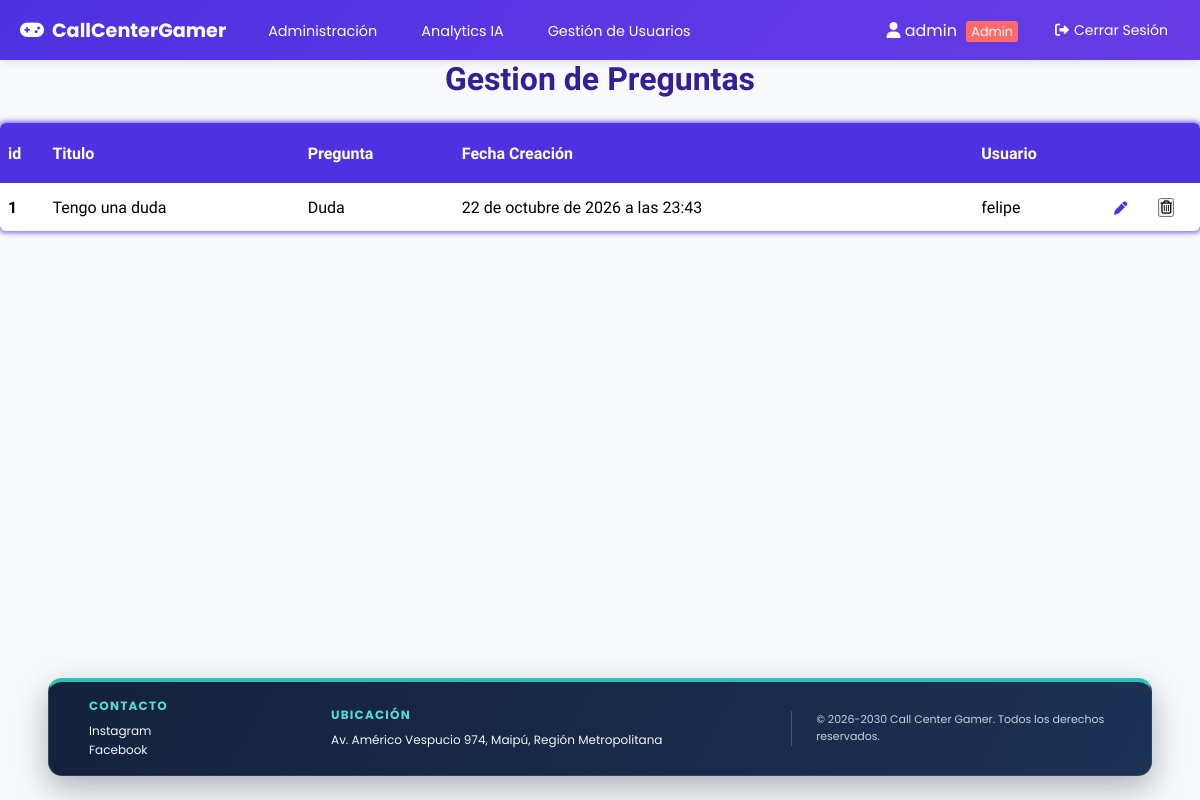
The app's page /Administracion/ (signed in), older data.
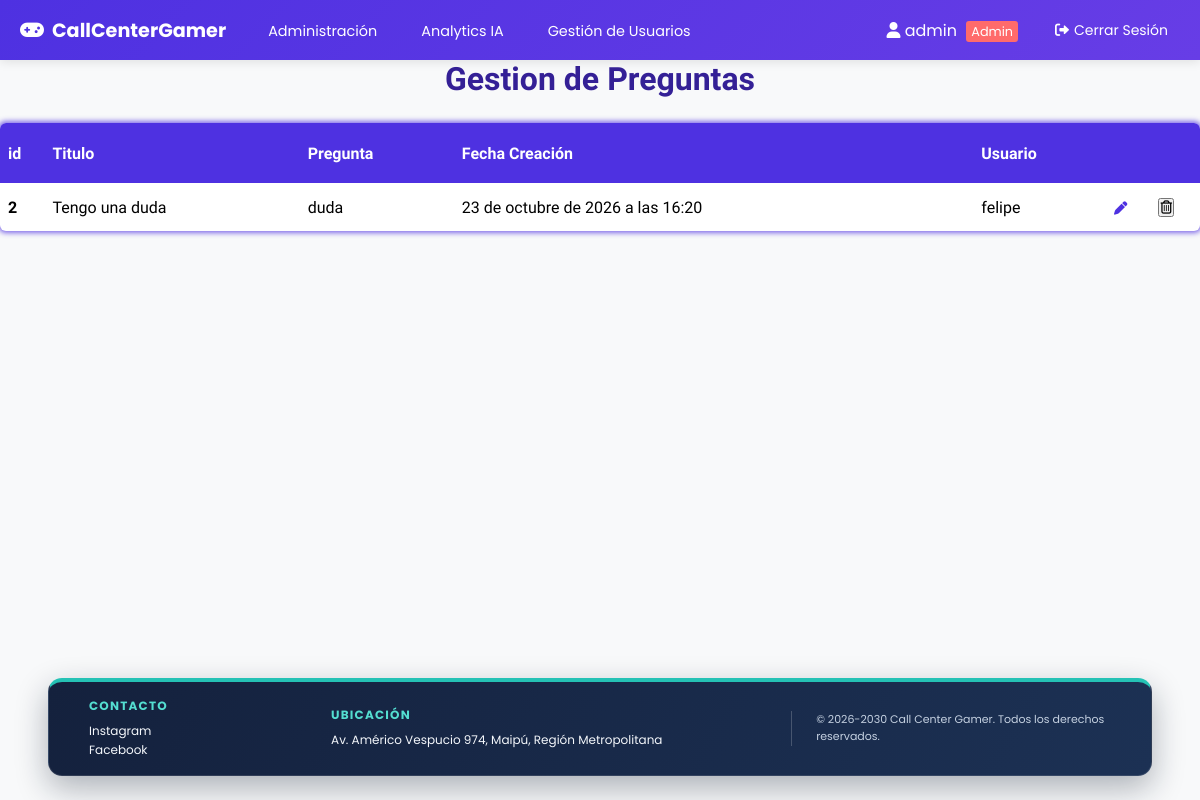
The same page, newer data.
### online/models.py (models this page shows, shortened)
class Usuario(AbstractBaseUser):
    nombre = models.CharField(
        verbose_name="Nombre", max_length=30, blank=True, null=True
    )
    apellido = models.CharField(
        verbose_name="Apellido", max_length=30, blank=True, null=True
    )
    rut = models.CharField(
        verbose_name="RUT", max_length=12, unique=True, blank=True, null=True
    )
    correo = models.EmailField(
        verbose_name="Correo electrónico",
        max_length=70,
        unique=True,
    )
    usuario = models.CharField(
        verbose_name="Usuario",
        max_length=50,
        unique=True,
    )
    fecha_nacimiento = models.DateField(
        verbose_name="Fecha de nacimiento", null=True, blank=True
    )
    activo = models.BooleanField(default=True)
    admin = models.BooleanField(default=False)
    tecnico = models.BooleanField(default=False)
    USERNAME_FIELD = "usuario"
    REQUIRED_FIELDS = ["correo"]
    objects = UserManager()
    @property
    def is_active(self):
        return self.activo
    def __str__(self):
        return self.usuario

class Preguntas(models.Model):
    ESTADO_CHOICES = [
        ('pendiente', 'Pendiente'),
        ('en_proceso', 'En Proceso'),
        ('resuelto', 'Resuelto'),
        ('cerrado', 'Cerrado'),
    ]
    PRIORIDAD_CHOICES = [
        ('baja', 'Baja'),
        ('media', 'Media'),
        ('alta', 'Alta'),
        ('urgente', 'Urgente'),
    ]
    idPregunta = models.AutoField(primary_key=True)
    Titulo = models.CharField(max_length=60)
    Pregunta = models.TextField()
    Fecha_creacion = models.DateTimeField()
    Usuario = models.ForeignKey(Usuario, on_delete=models.CASCADE)
    categoria = models.CharField(max_length=50, default='otros', blank=True, null=True)
    estado = models.CharField(max_length=20, choices=ESTADO_CHOICES, default='pendiente')
    prioridad = models.CharField(max_length=20, choices=PRIORIDAD_CHOICES, default='media')

### administracion/views.py (the view)
# urls.py: path("Administracion/", IndexAdmin, name="administracion"),
@login_required
def IndexAdmin(request: HttpRequest) -> HttpResponse:
    usuario: object = request.user
    assert isinstance(usuario, Usuario)
    es_admin: int = usuario.admin
    es_tecnico: int = usuario.tecnico
    if not es_admin and not es_tecnico:
        usuario_id: Any | None = usuario.pk
        return redirect(f"/Inicio/{usuario_id}")
    preguntas_ordenadas: QuerySet[Preguntas] = Preguntas.objects.all().order_by(
        "-Fecha_creacion"
    )
    tendencias_ia = []
    estadisticas_ia = {}
    alertas_ia = []
    return render(
        request       = request,
        template_name = "indexAdmin.html",
        context       = {
            "preguntas": preguntas_ordenadas,
            "tendencias_ia": tendencias_ia,
            "estadisticas_ia": estadisticas_ia,
            "alertas_ia": alertas_ia,
        },
    )

### administracion/templates/indexAdmin.html (shortened to what this page needs)
{% extends "componentes/header.html" %}
{% load static %}
    {% block links%}
    <link rel="stylesheet" href="{% static 'gestion.css' %}">
    {% endblock %}
    {% block content %}
    <h1 id="Titulo">Gestion de Preguntas</h1>
    <div class="Container">
        <table class="table">
            <thead>
                <tr>
                    <th scope="col">id</th>
                    <th scope="col">Titulo</th>
                    <th scope="col">Pregunta</th>
                    <th scope="col">Fecha Creación</th>
                    <th scope="col">Usuario</th>
                    <th scope="col"></th>
                    <th></th>
                </tr>
            </thead>
            <tbody>
                {% for item in preguntas %}
                <tr>
                    <th scope="row">{{ item.idPregunta }}</th>
                    <td>
                        {{ item.Titulo }}
                    </td>
                    <td>{{ item.Pregunta }}</td>
                    <td>{{ item.Fecha_creacion }}</td>
                    <td>{{ item.Usuario }}</td>
                    <td>
                        <button id="btnModif" type="submit" form="user-change-{{ Usuario.id }}"><i
                                class="fa-solid fa-pen"></i></button>
                    </td>
                    <td>
                        <form method="post" action="{% url 'borrar_pregunta' item.idPregunta %}"
                            onsubmit="return confirm('¿Estas seguro de borrar esta Pregunta?')">
                            <button type="submit"><i class="fa-regular fa-trash-can"></i></button>
                        </form>
                    </td>
                </tr>
                {% empty %}
                <tr>
                    <td colspan="10" class="users-empty">No hay preguntas para mostrar.</td>
                </tr>
                {% endfor %}
            </tbody>
        </table>
    </div>
    {% endblock %}

### online/templates/componentes/header.html (shortened to what this page needs)
{% load static %}
<!DOCTYPE html>
<html lang="es">
<head>
    <link rel="stylesheet" href="https://cdnjs.cloudflare.com/ajax/libs/font-awesome/6.0.0/css/all.min.css">
    <link rel="stylesheet" href="{% static 'estiloHeader.css' %}?v=20261011-footer">
    {% block links %}{% endblock %}
</head>
<body>
    <nav class="MainNav">
        <div id="NavbarIzq">
            <a href="{% if user.is_authenticated %}{% if user.admin or user.tecnico %}/Administracion/{% else %}/Inicio/{{ user.id }}/{% endif %}{% else %}/{% endif %}" id="logo">
                <i class="fas fa-gamepad"></i> CallCenterGamer
            </a>
            <ul>
                {% if user.is_authenticated %}
                    {% if user.admin or user.tecnico %}
                        <li><a href="/Administracion/">Administración</a></li>
                        {% if user.admin %}<li><a href="{% url 'analytics_ia' %}">Analytics IA</a></li>{% endif %}
                        {% if user.admin %}<li><a href="/GestionUsuarios/">Gestión de Usuarios</a></li>{% endif %}
                    {% else %}
                        <li><a href="/Inicio/{{ user.id }}/">Inicio</a></li>
                    {% endif %}
                {% else %}
                    <li><a href="/">Inicio</a></li>
                {% endif %}
            </ul>
        </div>
        <div id="NavbarDer">
            <ul>
                {% if user.is_authenticated %}
                    <li>
                        <span style="color: white; margin-right: 15px;">
                            <i class="fas fa-user"></i> {{ user.usuario }}
                            {% if user.admin %}
                                <span style="background: #ff6b6b; padding: 2px 5px; border-radius: 3px; font-size: 0.8em; margin-left: 5px;">Admin</span>
                            {% elif user.tecnico %}
                                <span style="background: #4ecdc4; padding: 2px 5px; border-radius: 3px; font-size: 0.8em; margin-left: 5px;">Técnico</span>
                            {% endif %}
                        </span>
                    </li>
                    <li>
                        <form method="post" action="{% url 'Logout' %}" class="logout-form">
                            <button type="submit" class="logout-btn">
                                <i class="fas fa-sign-out-alt"></i> Cerrar Sesión
                            </button>
                        </form>
                    </li>
                {% else %}
                    <li><a href="/Login/"><i class="fas fa-sign-in-alt"></i> Ingresar</a></li>
                    <li><a href="/Register/"><i class="fas fa-user-plus"></i> Registrarse</a></li>
                {% endif %}
            </ul>
        </div>
    </nav>
    <main>
        {% block content %}
        {% endblock %}
    </main>
    <footer class="site-footer">
        <div class="footer-content">
            <section class="footer-section">
                <h2>Contacto</h2>
                <p>Instagram</p>
                <p>Facebook</p>
            </section>
            <section class="footer-section">
                <h2>Ubicación</h2>
                <p>Av. Américo Vespucio 974, Maipú, Región Metropolitana</p>
            </section>
            <p class="footer-copyright">© 2026-2030 Call Center Gamer. Todos los derechos reservados.</p>
        </div>
    </footer>
</body>
</html>

### online/static/estiloHeader.css (style rules this page uses)
* { margin: 0; padding: 0; box-sizing: border-box; }
body { min-height: 100vh; background-color: #f8f9fa; display: flex; flex-direction: column; padding-bottom: 132px; }
main { display: flow-root; flex: 1 0 auto; width: 100%; }
.MainNav { height: 60px; width: 100%; background: linear-gradient(135deg, #4E31E1 0%, #673de6 100%); display: flex; justify-content: space-between; align-items: center; color: white; font-family: 'Poppins', sans-serif; padding: 0 20px; box-shadow: 0 2px 10px rgba(0,0,0,0.1); position: sticky; top: 0; z-index: 1000; }
#logo { margin-right: 30px; text-decoration: none; color: white; font-weight: 700; font-size: 1.2em; display: flex; align-items: center; gap: 8px; }
#NavbarIzq { display: flex; align-items: center; }
#NavbarIzq ul { display: flex; list-style: none; gap: 20px; }
#NavbarIzq ul li a { color: white; text-decoration: none; padding: 8px 12px; border-radius: 4px; transition: all 0.3s ease; font-size: 0.9em; }
#NavbarDer { display: flex; align-items: center; }
#NavbarDer ul { display: flex; list-style: none; gap: 15px; align-items: center; }
.site-footer { position: fixed; z-index: 1001; left: 50%; bottom: 24px; transform: translateX(-50%); width: min(92%, 1320px); padding: 16px clamp(22px, 4vw, 40px); color: #f4f7fb; background: linear-gradient(120deg, #14213d 0%, #1c3154 100%); border: 1px solid rgba(255, 255, 255, 0.12); border-top: 4px solid #25c2b5; border-radius: 14px; box-shadow: 0 12px 32px rgba(13, 24, 45, 0.32); }
.footer-content { display: grid; grid-template-columns: minmax(140px, 0.75fr) minmax(280px, 1.5fr) minmax(240px, 1.1fr); align-items: center; gap: 24px; font-family: "Poppins", sans-serif; }
.footer-section h2 { margin: 0 0 6px; color: #54ded1; font-size: 12px; font-weight: 700; letter-spacing: 0.1em; line-height: 1.4; text-transform: uppercase; }
.footer-section p, .footer-copyright { margin: 0; color: #f4f7fb; font-size: 12px; line-height: 1.6; overflow-wrap: anywhere; }
.footer-copyright { padding-left: 24px; color: #c5d1e1; border-left: 1px solid rgba(255, 255, 255, 0.2); font-size: 11px; text-align: left; }

### administracion/static/gestion.css (style rules this page uses)
.Container { margin: 0 auto; max-width: 1200px; margin-top: 25px; }
#Titulo { font-family: 'Heebo', sans-serif; color: rgb(52, 32, 150); text-align: center; }
#btnModif { border: none; background-color: transparent; cursor: pointer; color: #4E31E1; }
table { border-collapse: collapse; background: white; border-radius: 6px; overflow: hidden; max-width: 1200px; width: 100%; margin: 0 auto; position: relative; font-family: 'Heebo', sans-serif; box-shadow: 0px 0px 5px 2px rgba(78, 49, 225, 0.7); }
table * { position: relative; }
table td, table th { padding-left: 8px; }
table thead tr { height: 60px; background: #4E31E1; font-size: 16px; color: white; }
table tbody tr { height: 48px; border-bottom: 1px solid rgb(52, 32, 150); }
table tbody tr:last-child { border: none; }
table td, table th { text-align: left; }

### online/templates/componentes/header.html (style rules this page uses)
.logout-form { display: inline; margin: 0; padding: 0; }
.logout-btn { background: none; border: none; color: white; cursor: pointer; padding: 8px 12px; border-radius: 4px; transition: all 0.3s ease; font-family: 'Poppins', sans-serif; font-size: 14px; display: inline-flex; align-items: center; gap: 5px; }
#NavbarDer ul { display: flex; align-items: center; gap: 10px; }
#NavbarDer ul li { display: flex; align-items: center; }

Row changes from the older to the newer data that the page shows:
removed Preguntas: idPregunta "1", Titulo "Tengo una duda", Pregunta "Duda", Fecha_creacion "22 de octubre de 2026 a las 23:43", Usuario "felipe"
added Preguntas: idPregunta "2", Titulo "Tengo una duda", Pregunta "duda", Fecha_creacion "23 de octubre de 2026 a las 16:20", Usuario "felipe"
